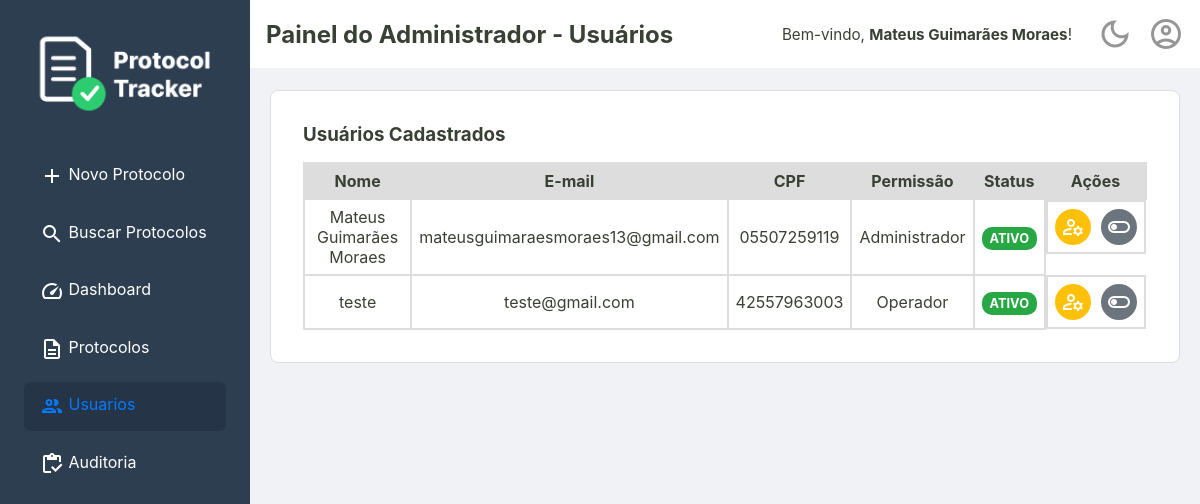
The page /admin/usuarios (signed in) on the database as committed earlier.
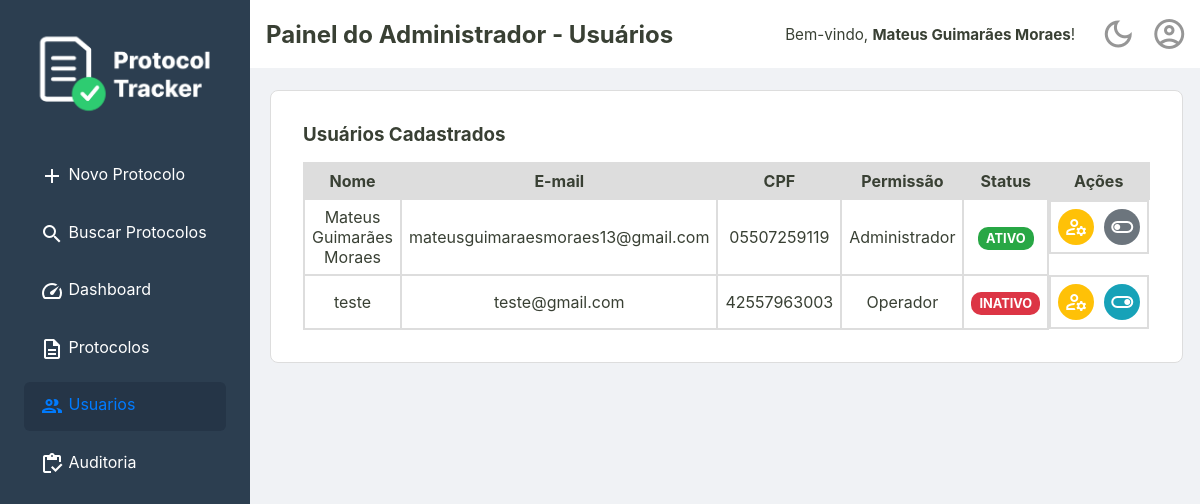
The same page on the database as committed later.
### tables this page shows
CREATE TABLE usuarios (
    id INTEGER PRIMARY KEY,
    nome TEXT NOT NULL,
    email TEXT NOT NULL UNIQUE,
    cpf TEXT NOT NULL UNIQUE,
    senha TEXT NOT NULL,
    permissao TEXT NOT NULL DEFAULT 'operador',
    criado_em TEXT NOT NULL,
    ativo INTEGER NOT NULL DEFAULT 1
  );

### templates/admin/usuarios.php (called while the page is built)
<?php require __DIR__ . '/../_partials/_header.php'; ?>
<?php require __DIR__ . '/_listaUsuarios.php'; ?>
<?php require __DIR__ . '/../_partials/_footer.php'; ?>

### src/Controller/AdminController.php (called while the page is built, shortened)
<?php
class AdminController {
    private ?Usuario $usuarioLogado = null;
    private bool $isAdmin = false;
    public function __construct(
        private UsuarioRepository $usuarioRepositorio,
        private UsuarioService $usuarioService,
        private ProtocoloRepositorySql $protocoloRepositorio
    ) {
        $idUsuario = $_SESSION['usuario_logado_id'] ?? null;
        if ($idUsuario) {
            $this->usuarioLogado = $this->usuarioRepositorio->buscaPorId($idUsuario);
        }
        if ($this->usuarioLogado && $this->usuarioLogado->permissao() === 'administrador') {
            $this->isAdmin = true;
        }
    }
    public function listaUsuarios()
    {
        try {
            $listaDeUsuarios = $this->usuarioRepositorio->all();
            $tituloDaPagina = "Painel do Administrador - Usuários";
            $usuarioLogado = $this->usuarioLogado;
            $isAdmin = $this->isAdmin;
            require __DIR__ . '/../../templates/admin/usuarios.php';
        } catch (\Throwable $th) {
            $erro = $e->getMessage();
            $usuarioLogado = $this->usuarioLogado;
            $isAdmin = $this->isAdmin;
            require __DIR__ . '/../../templates/home.php';
        }
    }
}

### src/Repository/UsuarioRepository.php (called while the page is built, shortened)
<?php
final class UsuarioRepository
{
    private PDO $connection;
    public function __construct(PDO $connection)
    {
        $this->connection = $connection;
    }
    public function all(): array
    {
        $sqlQuery = "SELECT * FROM usuarios;";
        $stmt = $this->connection->query($sqlQuery);
        $listaDeUsuarios = $this->hidrataListaDeUsuarios($stmt);
        return $listaDeUsuarios;
    }
    public function buscaPorId(int $id): ?Usuario
    {
        $sqlQuery = "SELECT * FROM usuarios WHERE id = :id;";
        $stmt = $this->connection->prepare($sqlQuery);
        $stmt->bindValue(':id', $id);
        $stmt->execute();
        $dadosUsuario = $stmt->fetch();
        return Usuario::fromArray($dadosUsuario);
    }
    private function hidrataListaDeUsuarios(PDOStatement $stmt): array
    {
        $listaDeUsuarios = [];
        while($usuarioDados = $stmt->fetch()){
            $listaDeUsuarios[] = Usuario::fromArray($usuarioDados);
        }
        return $listaDeUsuarios;
    }
}

### src/Model/Usuario.php (called while the page is built, shortened)
<?php
class Usuario {
    public function nome(): string
    {
        return $this->nome;
    }
    public function email(): string
    {
        return $this->email;
    }
    public function cpf(): string
    {
        return $this->cpf;
    }
    public function permissao(): string
    {
        return $this->permissao;
    }
    public function isAtivo(): bool
    {
        return $this->ativo;
    }
    public static function fromArray(array $dados): self
    {
        try {
            $data = new DateTimeImmutable($dados['criado_em']);
        } catch (Exception $e) {
            throw new Exception("Falha ao criar data a partir do valor: " . ($dados['criado_em'] ?? 'N/A'));
        }
        return new self(
            $dados['id'],
            $dados['nome'],
            $dados['email'],
            $dados['cpf'],
            $dados['senha'],
            $dados['permissao'],
            $data,
            (bool) $dados['ativo']
        );
    }
}

### src/Controller/UsuarioController.php (called while the page is built, shortened)
<?php
class UsuarioController
{
    public function __construct(
        private UsuarioRepository $repositorio,
        private UsuarioService $usuarioService,
        private LoginService $loginService,
    ) {
        $id_usuario = $_SESSION['usuario_logado_id'] ?? null;
        if ($id_usuario) {
            $this->usuarioLogado = $this->repositorio->buscaPorId($id_usuario);
        }
    }
}

### templates/admin/_listaUsuarios.php (the view, shortened to what this page needs)
<section class="listagem-container">
    <h3>Usuários Cadastrados</h3>
    <table class="protocolos-table datatable-js">
        <thead>
            <tr>
                <th>Nome</th>
                <th>E-mail</th>
                <th>CPF</th>
                <th>Permissão</th>
                <th>Status</th>
                <th class="acoes-header">Ações</th>
            </tr>
        </thead>
        <tbody>
            <?php foreach ($listaDeUsuarios as $usuario): ?>
                <tr>
                    <td><?= htmlspecialchars($usuario->nome()) ?></td>
                    <td><?= htmlspecialchars($usuario->email()) ?></td>
                    <td><?= htmlspecialchars($usuario->cpf()) ?></td>
                    <td><?= htmlspecialchars(ucfirst($usuario->permissao())) ?></td>
                    <td>
                        <?php if ($usuario->isAtivo()): ?>
                            <span class="badge badge-success">Ativo</span>
                        <?php else: ?>
                            <span class="badge badge-danger">Inativo</span>
                        <?php endif; ?>
                    </td>
                    <td class="acoes-cell">
                        <form action="/admin/editar-cadastro" method="get" style="display:inline;">
                            <button type="submit" class="btn-acao btn-editar" title="Editar Usuário">
                                <span class="material-icons-outlined">manage_accounts</span>
                            </button>
                        </form>
                        <form action="/editar-status" method="post" onsubmit="return confirm('Tem certeza que deseja alterar o status deste usuário?');">
                            <button type="submit" class="btn-acao <?= $usuario->isAtivo() ? 'btn-desativar' : 'btn-ativar' ?>" title="<?= $usuario->isAtivo() ? 'Desativar' : 'Ativar' ?>">
                                <span class="material-icons-outlined">
                                </span>
                            </button>
                        </form>
                    </td>
                </tr>
            <?php endforeach; ?>
        </tbody>
    </table>
</section>

### public/index.php (shortened to what this page needs)
<?php
try {
    $connection = ConnectionCreator::createConnection();
    $usuarioRepositorio = new UsuarioRepository($connection);
    $repositorio = new ProtocoloRepositorySql($connection);
    $usuarioService = new UsuarioService($usuarioRepositorio);
    $loginService = new LoginService($usuarioRepositorio);
    $usuarioController = new UsuarioController($usuarioRepositorio, $usuarioService, $loginService);
    $adminController = new AdminController($usuarioRepositorio, $usuarioService, $repositorio);
    $uri = $_SERVER['REQUEST_URI'];
    $uri = parse_url($uri, PHP_URL_PATH);
    switch ($uri) {
        case '/admin/usuarios':
            $adminController->listaUsuarios();
            break;
    }
} catch (Exception $e) {
    http_response_code(500);
    echo "<p>Mensagem do Erro: " . $e->getMessage() . "</p>";
    echo "<p>Por favor, tente novamente mais tarde.</p>";
}

### templates/_partials/_header.php (shortened to what this page needs)
<!DOCTYPE html>
<html lang="pt-br">
<head>
    <link rel="stylesheet" href="/assets/css/style.css">
    <link rel="stylesheet" href="https://cdn.datatables.net/2.0.8/css/dataTables.dataTables.css">
</head>
<body>
    <div class="container-principal">
        <aside class="sidebar">
            <div class="sidebar-logo">
                <img src="/assets/imgs/ProtocolTrackerLogo.png" alt="Logo Protocol Tracker">
            </div>
            <nav>
                <ul>
                    <?php $uri = parse_url($_SERVER['REQUEST_URI'], PHP_URL_PATH); ?>
                    <li><a href="/home" class="<?= ($uri === '/home') ? 'active' : '' ?>"><span class="material-icons-outlined">add</span> Novo Protocolo</a></li>
                    <li><a href="/busca" class="<?= ($uri === '/busca') ? 'active' : '' ?>"><span class="material-icons-outlined">search</span> Buscar Protocolos</a></li>
                    <li><a href="/dashboard" class="<?= ($uri === '/dashboard') ? 'active' : '' ?>"><span class="material-icons-outlined">speed</span> Dashboard</a></li>
                    <?php if (isset($isAdmin) && $isAdmin === true): ?>
                        <li>
                            <a href="/admin/protocolos" class="<?= (str_starts_with($uri, '/admin/protocolos')) ? 'active' : '' ?>">
                                <span class="material-icons-outlined">description</span> Protocolos
                            </a>
                        </li>
                        <li>
                            <a href="/admin/usuarios" class="<?= (str_starts_with($uri, '/admin/usuarios')) ? 'active' : '' ?>">
                                <span class="material-icons-outlined">group</span> Usuarios
                            </a>
                        </li>
                        <li>
                            <a href="/admin/auditoria" class="<?= (str_starts_with($uri, '/admin/auditoria')) ? 'active' : '' ?>">
                                <span class="material-icons-outlined">inventory</span> Auditoria
                            </a>
                        </li>
                    <?php endif; ?>
                </ul>
            </nav>
        </aside>
        <div class="div-conteudo-principal">
            <?php require __DIR__ . '/_content-header.php'; ?>
            <main class="conteudo-principal">

### templates/_partials/_content-header.php (shortened to what this page needs)
<div class="content-header">
    <div class="header-title">
        <h2><?= isset($tituloDaPagina) ? htmlspecialchars($tituloDaPagina) : 'Página sem Título' ?></h2>
    </div>
    <div class="header-actions">
        <?php if (isset($usuarioLogado) && $usuarioLogado): ?>
            <div class="welcome-message">
                <span>Bem-vindo, <strong><?= htmlspecialchars($usuarioLogado->nome()) ?></strong>!</span>
            </div>
        <?php endif; ?>
        <a href="#" id="theme-toggle" class="action-icon" title="Mudar Tema">
            <span class="material-icons-outlined">dark_mode</span>
        </a>
        <div class="dropdown">
            <a href="#" id="user-menu-toggle" class="action-icon" title="Perfil do Usuário">
                <span class="material-icons-outlined">account_circle</span>
            </a>
        </div>
    </div>
</div>

### templates/_partials/_footer.php (shortened to what this page needs)
            </main>
        </div>
    </div>
</body>
</html>

### public/assets/css/style.css (style rules this page uses)
:root { --cor-fundo-sidebar: #2c3e50; --cor-fundo-sidebar-hover: #33465c; --cor-fontes-sidebar: #ffffff; --cor-fundo-header: #ffffff; --cor-bordas: #ddd; --cor-fundo-body: #f0f2f5; --cor-fontes-body: #394034; --cor-fundo-sidebar-active: #253547; --cor-fontes-sidebar-active: #007bff; --cor-bordas-focus: #80bdff; --cor-fontes-main-button: #ffffff; --cor-main-button: #28a745; --cor-fontes-cards: #696969; --cor-icones-header: #969696; --cor-icones-header-hover: #007bff; --cor-primaria-erro: #ff2c2c; }
* { margin: 0; padding: 0; box-sizing: border-box; }
body { font-family: -apple-system, BlinkMacSystemFont, 'Segoe UI', Roboto, 'Helvetica Neue', Arial, sans-serif; background-color: var(--cor-fundo-body); color: var(--cor-fontes-body); display: flex; flex-direction: column; min-height: 100vh; }
a { text-decoration: none; }
.sidebar { width: 250px; background-color: var(--cor-fundo-sidebar); padding: 1.5rem; flex-shrink: 0; }
.sidebar nav ul { list-style: none; }
.sidebar nav ul li a { display: block; color: var(--cor-fontes-sidebar); padding: 0.8rem 1rem; border-radius: 6px; margin-bottom: 0.5rem; transition: background-color 0.2s ease-in-out; }
.sidebar nav ul li a.active { background-color: var(--cor-fundo-sidebar-active); color: var(--cor-fontes-sidebar-active); }
.sidebar-logo { text-align: center; margin-bottom: 1.5rem; }
.sidebar-logo img { max-width: 100%; height: auto; }
.content-header { width: 100%; margin: 0 auto 1.4rem auto; display: flex; justify-content: space-between; align-items: center; background-color: var(--cor-fundo-header); padding: 1rem; }
.header-actions { display: flex; align-items: center; gap: 15px; }
.action-icon { color: var(--cor-icones-header); transition: color 0.2s; display: flex; align-items: center; }
.action-icon .material-icons-outlined { font-size: 36px; }
.div-conteudo-principal { width: 100%; }
.container-principal { display: flex; flex-grow: 1; }
.conteudo-principal { flex-grow: 1; overflow-y: auto; display: flex; flex-direction: column; align-items: center; padding: 0 20px; }
.busca-form-container, .listagem-container { width: 100%; max-width: 1400px; border: 1px solid var(--cor-bordas); margin: 0 auto; background-color: var(--cor-fundo-header); padding: 2rem; border-radius: 8px; }
.listagem-container h3 { margin-bottom: 1rem; }
.protocolos-table { width: 100%; border-collapse: collapse; border-spacing: 0; }
.protocolos-table th, .protocolos-table td { padding: 7px; border: 2px solid var(--cor-bordas); text-align: center; vertical-align: middle; }
.protocolos-table thead { background-color: var(--cor-bordas); }
.acoes-header { text-align: center; }
.acoes-cell { display: flex; justify-content: center; align-items: center; gap: 10px; }
.btn-acao { display: inline-flex; padding: 6px; border: none; border-radius: 50%; cursor: pointer; transition: background-color 0.2s; color: #fff; }
.btn-editar { background-color: #ffc107; }
.material-icons-outlined { vertical-align: middle; }
.dropdown { position: relative; display: inline-block; }
.header-actions .welcome-message { color: var(--cor-fontes-body); font-size: 0.95rem; margin-right: 10px; white-space: nowrap; }
.badge { padding: 4px 8px; font-size: 0.8rem; font-weight: bold; border-radius: 10px; color: #fff; text-transform: uppercase; }
.badge-success { background-color: #28a745; }
.badge-danger { background-color: #dc3545; }
.btn-ativar { background-color: #17a2b8; }
.btn-desativar { background-color: #6c757d; }

Rows that differ between the two databases and show on the page:
changed usuarios "teste": ativo "ATIVO" → "INATIVO"
